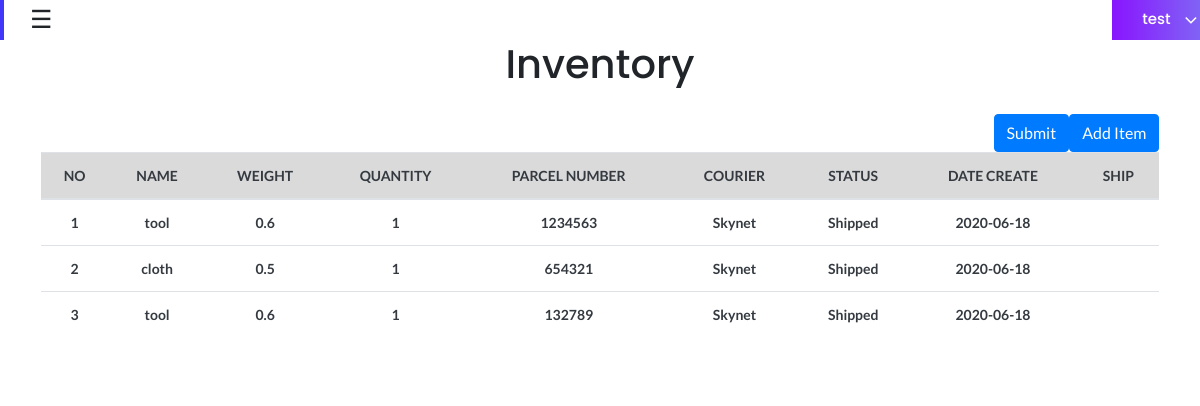
The app's page /user/inventory.php (signed in) with its own data.
### tables this page shows
CREATE TABLE `product` (
  `product_id` int(11) NOT NULL,
  `user_id` int(11) NOT NULL,
  `product_name` text NOT NULL,
  `weight` double NOT NULL,
  `quantity` int(11) NOT NULL,
  `parcel_number` text NOT NULL,
  `pstatus` int(11) NOT NULL,
  `courier` int(11) NOT NULL,
  `date_create` date NOT NULL DEFAULT current_timestamp(),
  `date_update` date NOT NULL
);

CREATE TABLE `courier` (
  `cid` int(11) NOT NULL,
  `cname` text NOT NULL,
  `date_create` date NOT NULL DEFAULT current_timestamp(),
  `date_update` date NOT NULL
);

CREATE TABLE `status` (
  `stid` int(11) NOT NULL,
  `status_name` text NOT NULL,
  `date_create` date DEFAULT current_timestamp(),
  `date_update` date NOT NULL
);

### user/inventory.php (the view, shortened to what this page needs)
<?php
include '../conn.php';
?>
<!doctype html>
<html lang="en">
<head>
    <link rel="stylesheet" href="../assets/css/sidebar.css">
    <link rel="stylesheet" href="../assets/css/bootstrap.css">
    <link rel="stylesheet" href="../assets/css/bootstrap.min.css">
    <link rel="stylesheet" href="../assets/css/font-awesome.min.css">
    <link rel="stylesheet" href="../assets/css/typography.css">
    <link rel="stylesheet" href="../assets/css/default-css.css">
    <link rel="stylesheet" href="../assets/css/styles.css">
    <link rel="stylesheet" href="../assets/css/responsive.css">
</head>
<body>
<div id="main" >
    <div class="main-content">
        <?php include '../header/page_title.php'?>
        <div>
            <h1 style="text-align:center">Inventory</h1>
            <div class="main-content-inner">
                <div class="row">
                    <div class="col-12">
                        <div class="card">
                            <div class="card-body">
                                <div class="single-table">
                                    <form method="post" action="submit_shipment">
                                    <button type="button" class="btn btn-primary" data-toggle="modal" data-target="#exampleModal" style="float: right">Add Item</button>
                                    <button type="submit" name="submit_shipment" class="btn btn-primary" style="float: right">Submit</button>
                                    <div class="table-responsive">
                                        <table class="table text-dark text-center">
                                            <thead class="text-uppercase">
                                            <tr class="table-active">
                                                <th scope="col">No</th>
                                                <th scope="col">Name</th>
                                                <th scope="col">Weight</th>
                                                <th scope="col">Quantity</th>
                                                <th scope="col">Parcel Number</th>
                                                <th scope="col">Courier</th>
                                                <th scope="col">Status</th>
                                                <th scope="col">Date Create</th>
                                                <th scope="col">Ship</th>
                                            </tr>
                                            </thead>
                                                <tbody>
                                                <?php
                                                $id = $_SESSION['id'];
                                                $sql = "SELECT * FROM product inner join status on product.pstatus=status.stid inner join courier on product.courier=courier.cid WHERE user_id = '$id'";
                                                $result = $db->query($sql);
                                                $count=0;
                                                if ($result -> num_rows >  0) {
                                                    while ($row = $result->fetch_assoc())
                                                    {
                                                        $count=$count+1;
                                                        ?>
                                                        <tr>
                                                            <th><?php echo $count ?></th>
                                                            <th><?php echo $row["product_name"] ?></th>
                                                            <th><?php echo $row["weight"]  ?></th>
                                                            <th><?php echo $row["quantity"]  ?></th>
                                                            <th><?php echo $row["parcel_number"]  ?></th>
                                                            <th><?php echo $row["cname"]  ?></th>
                                                            <th><?php echo $row["status_name"]  ?></th>
                                                            <th><?php echo $row["date_create"]  ?></th>
                                                            <th>
                                                            </th>
                                                        </tr>
                                                        <?php
                                                    }}?>
                                            </form>
                                    </div>
                                </div>
                            </div>
                        </div>
                    </div>
                </div>
            </div>
        </div>
    </div>
                <body>
                </body>
</body>
</html>

### header/page_title.php (shortened to what this page needs)
<div class="page-title-area">
            <div class="row">
                <div class="col-md-2">
                    <span style="font-size:25px;cursor:pointer" onclick="openNav()">&#9776;</span>
                </div>
                <div  class="col-md-9">
                </div>
                <div class="col-md-1">
                    <div class="user-profile pull-right">
                        <h4 class="user-name dropdown-toggle" data-toggle="dropdown"><?php echo $_SESSION['username']?> <i class="fa fa-angle-down"></i></h4>
                    </div>
                </div>
            </div>
        </div>

### assets/css/sidebar.css (style rules this page uses)
#main { transition: margin-left .5s; }

### assets/css/styles.css (style rules this page uses)
.card { border: none; border-radius: 4px; -webkit-transition: all 0.3s ease 0s; transition: all 0.3s ease 0s; }
.card-body { padding: 25.6px; padding: 1.6rem; }
.main-content { width: 100%; }
.main-content-inner { padding: 20px 30px ; }
.page-title-area { padding: 0px 30px; background: #fff; position: relative; }
.page-title-area:before { content: ''; position: absolute; left: 0; top: 50%; width: 4px; height: 40px; background: var(--primary-color); -webkit-transform: translateY(-50%); transform: translateY(-50%); }
.user-profile { margin-right: -30px; display: -webkit-box; display: -ms-flexbox; display: flex; -webkit-box-align: center; -ms-flex-align: center; align-items: center; -ms-flex-wrap: wrap; flex-wrap: wrap; background: -webkit-linear-gradient(left, #8914fe 0%, #8063f5 100%); background: linear-gradient(to right, #8914fe 0%, #8063f5 100%); padding: 10px 30px; position: relative; width: 130%; }
.user-name { font-size: 15px; font-weight: 500; color: #fff; letter-spacing: 0; cursor: pointer; -webkit-user-select: none; -moz-user-select: none; -ms-user-select: none; user-select: none; }
.user-name i { margin-left: 10px; font-size: 20px; vertical-align: middle; position: relative; }
.notification-area .dropdown-toggle, .user-name.dropdown-toggle { position: relative; }
.notification-area .dropdown-toggle:after, .user-name.dropdown-toggle:after { display: none; }
form { width: 100%; }

### assets/css/responsive.css (style rules this page uses)
@media (min-width: 1200px) and (max-width: 1364px) { .main-content-inner { padding: 0 15px 50px; } }

### records on screen
product: product_name "tool", weight "0.6", quantity "1", parcel_number "1234563", courier.cname "Skynet", pstatus.status_name "Shipped", courier.date_create "2020-06-18"
product: product_name "cloth", weight "0.5", quantity "1", parcel_number "654321", courier.cname "Skynet", pstatus.status_name "Shipped", courier.date_create "2020-06-18"
product: product_name "tool", weight "0.6", quantity "1", parcel_number "132789", courier.cname "Skynet", pstatus.status_name "Shipped", courier.date_create "2020-06-18"

### other values on screen
$_SESSION['username'] "test"
